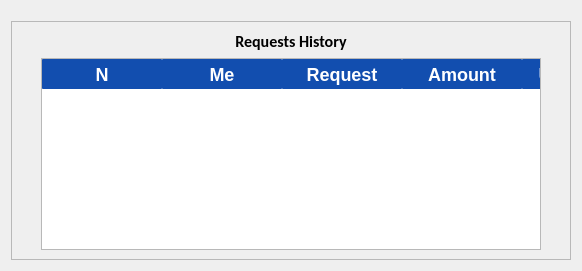
            <widget class="QWidget" name="search">
             <layout class="QGridLayout" name="gridLayout_8">
              <item row="1" column="0">
               <widget class="QFrame" name="frame_4">
                <property name="styleSheet">
                 <string notr="true">
#RecieveMoney_2_btn{
font-size:16px;
		border:none;
		border-radius: 10px;
		padding: 8px 15px 8px 15px;
		color: #00cc00;
text-align:center;
        height:20px;
}

#RecieveMoney_2_btn:hover{
background-color:  #00cc00;
color: white;
}
#sendMoney_btn_3{
font-size:16px;
		border:none;
		border-radius: 10px;
		padding: 8px 15px 8px 15px;
		color: #f68a8a;
text-align:center;
        height:20px;
}

#sendMoney_btn_3:hover{
background-color: #f68a8a;
color: white;
}

</string>
                </property>
                <property name="frameShape">
                 <enum>QFrame::StyledPanel</enum>
                </property>
                <property name="frameShadow">
                 <enum>QFrame::Raised</enum>
                </property>
                <layout class="QGridLayout" name="gridLayout_35">
                 <item row="1" column="1" colspan="3">
                  <widget class="QTableWidget" name="transactions_table_3">
                   <property name="minimumSize">
                    <size>
                     <width>500</width>
                     <height>0</height>
                    </size>
                   </property>
                   <property name="tabletTracking">
                    <bool>false</bool>
                   </property>
                   <property name="focusPolicy">
                    <enum>Qt::ClickFocus</enum>
                   </property>
                   <property name="layoutDirection">
                    <enum>Qt::LeftToRight</enum>
                   </property>
                   <property name="styleSheet">
                    <string notr="true">QHeaderView::section{
border-radius:1px;
border- top-left-radius:10px;
background:#124eaf;
font-weight:bold;
font-size:18px;
color:white;
height:30px;
text-align: center;
}
QTableWidget{
font-family:Calibri;

selection-color:green;
color:#303030;
text-align: center;
font-weight:bold;
font-size:16px;
selection-background-color:blue;

}

QTableWidget:: Item:selected{
color:white;
background-color:blue;
}
</string>
                   </property>
                   <property name="horizontalScrollBarPolicy">
                    <enum>Qt::ScrollBarAlwaysOff</enum>
                   </property>
                   <property name="autoScrollMargin">
                    <number>16</number>
                   </property>
                   <property name="editTriggers">
                    <set>QAbstractItemView::NoEditTriggers</set>
                   </property>
                   <property name="tabKeyNavigation">
                    <bool>false</bool>
                   </property>
                   <property name="showDropIndicator" stdset="0">
                    <bool>false</bool>
                   </property>
                   <property name="dragDropOverwriteMode">
                    <bool>false</bool>
                   </property>
                   <property name="dragDropMode">
                    <enum>QAbstractItemView::NoDragDrop</enum>
                   </property>
                   <property name="defaultDropAction">
                    <enum>Qt::IgnoreAction</enum>
                   </property>
                   <property name="alternatingRowColors">
                    <bool>true</bool>
                   </property>
                   <property name="selectionMode">
                    <enum>QAbstractItemView::SingleSelection</enum>
                   </property>
                   <property name="selectionBehavior">
                    <enum>QAbstractItemView::SelectRows</enum>
                   </property>
                   <property name="iconSize">
                    <size>
                     <width>30</width>
                     <height>30</height>
                    </size>
                   </property>
                   <property name="textElideMode">
                    <enum>Qt::ElideMiddle</enum>
                   </property>
                   <property name="verticalScrollMode">
                    <enum>QAbstractItemView::ScrollPerItem</enum>
                   </property>
                   <property name="horizontalScrollMode">
                    <enum>QAbstractItemView::ScrollPerItem</enum>
                   </property>
                   <property name="showGrid">
                    <bool>false</bool>
                   </property>
                   <property name="gridStyle">
                    <enum>Qt::NoPen</enum>
                   </property>
                   <property name="sortingEnabled">
                    <bool>false</bool>
                   </property>
                   <property name="wordWrap">
                    <bool>true</bool>
                   </property>
                   <property name="cornerButtonEnabled">
                    <bool>true</bool>
                   </property>
                   <property name="rowCount">
                    <number>0</number>
                   </property>
                   <property name="columnCount">
                    <number>9</number>
                   </property>
                   <attribute name="horizontalHeaderVisible">
                    <bool>true</bool>
                   </attribute>
                   <attribute name="horizontalHeaderCascadingSectionResizes">
                    <bool>true</bool>
                   </attribute>
                   <attribute name="horizontalHeaderMinimumSectionSize">
                    <number>30</number>
                   </attribute>
                   <attribute name="horizontalHeaderDefaultSectionSize">
                    <number>120</number>
                   </attribute>
                   <attribute name="horizontalHeaderHighlightSections">
                    <bool>true</bool>
                   </attribute>
                   <attribute name="horizontalHeaderStretchLastSection">
                    <bool>false</bool>
                   </attribute>
                   <attribute name="verticalHeaderVisible">
                    <bool>false</bool>
                   </attribute>
                   <attribute name="verticalHeaderCascadingSectionResizes">
                    <bool>true</bool>
                   </attribute>
                   <attribute name="verticalHeaderDefaultSectionSize">
                    <number>30</number>
                   </attribute>
                   <attribute name="verticalHeaderHighlightSections">
                    <bool>true</bool>
                   </attribute>
                   <attribute name="verticalHeaderShowSortIndicator" stdset="0">
                    <bool>true</bool>
                   </attribute>
                   <attribute name="verticalHeaderStretchLastSection">
                    <bool>false</bool>
                   </attribute>
                   <column>
                    <property name="text">
                     <string>N</string>
                    </property>
                   </column>
                   <column>
                    <property name="text">
                     <string>Me</string>
                    </property>
                   </column>
                   <column>
                    <property name="text">
                     <string>Request</string>
                    </property>
                   </column>
                   <column>
                    <property name="text">
                     <string>Amount</string>
                    </property>
                   </column>
                   <column>
                    <property name="text">
                     <string>Username</string>
                    </property>
                   </column>
                   <column>
                    <property name="text">
                     <string>PhoneNumber</string>
                    </property>
                   </column>
                   <column>
                    <property name="text">
                     <string>Date</string>
                    </property>
                    <property name="font">
                     <font>
                      <pointsize>7</pointsize>
                     </font>
                    </property>
                   </column>
                   <column>
                    <property name="text">
                     <string>State</string>
                    </property>
                   </column>
                   <column>
                    <property name="text">
                     <string>Cancel</string>
                    </property>
                   </column>
                  </widget>
                 </item>
                 <item row="0" column="2">
                  <widget class="QLabel" name="label_102">
                   <property name="font">
                    <font>
                     <family>Calibri</family>
                     <pointsize>12</pointsize>
                     <bold>true</bold>
                     <strikeout>false</strikeout>
                     <kerning>true</kerning>
                    </font>
                   </property>
                   <property name="styleSheet">
                    <string notr="true"> letter-spacing: 0px;</string>
                   </property>
                   <property name="text">
                    <string>Requests History</string>
                   </property>
                   <property name="alignment">
                    <set>Qt::AlignCenter</set>
                   </property>
                   <property name="wordWrap">
                    <bool>true</bool>
                   </property>
                  </widget>
                 </item>
                 <item row="1" column="4">
                  <spacer name="horizontalSpacer_72">
                   <property name="orientation">
                    <enum>Qt::Horizontal</enum>
                   </property>
                   <property name="sizeType">
                    <enum>QSizePolicy::Fixed</enum>
                   </property>
                   <property name="sizeHint" stdset="0">
                    <size>
                     <width>20</width>
                     <height>20</height>
                    </size>
                   </property>
                  </spacer>
                 </item>
                 <item row="1" column="0">
                  <spacer name="horizontalSpacer_75">
                   <property name="orientation">
                    <enum>Qt::Horizontal</enum>
                   </property>
                   <property name="sizeType">
                    <enum>QSizePolicy::Fixed</enum>
                   </property>
                   <property name="sizeHint" stdset="0">
                    <size>
                     <width>20</width>
                     <height>20</height>
                    </size>
                   </property>
                  </spacer>
                 </item>
                </layout>
               </widget>
              </item>
              <item row="0" column="0">
               <spacer name="verticalSpacer_11">
                <property name="orientation">
                 <enum>Qt::Vertical</enum>
                </property>
                <property name="sizeType">
                 <enum>QSizePolicy::Fixed</enum>
                </property>
                <property name="sizeHint" stdset="0">
                 <size>
                  <width>20</width>
                  <height>10</height>
                 </size>
                </property>
               </spacer>
              </item>
             </layout>
            </widget>
